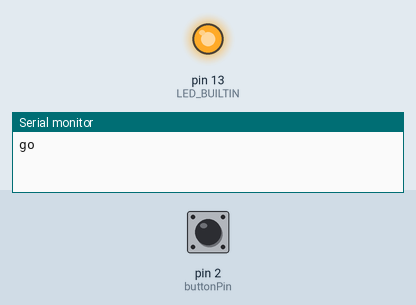
This sketch was run on a simulated Arduino Uno, built with avr-gcc and run on an emulated ATmega328P. On the bench: output pins drawn as LEDs (lit = HIGH), the last lines printed to the serial monitor. The test bench sets the inputs (shaded band); at power-on: pin 2 (buttonPin) HIGH. Random numbers use the default seed unless the sketch sets one.

Above: at 6.6 s.
6.7 s: pin 2 (buttonPin) pulled LOW for 0.2 s
At 8.1 s:
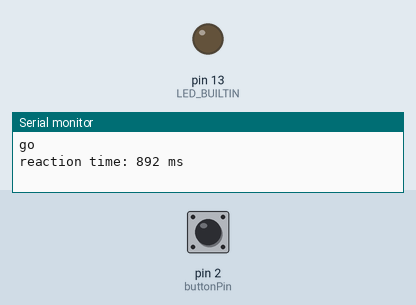
8.4 s: pin 2 (buttonPin) pulled LOW for 1 s
Timing chart, 0 to 16.0 s (numbered marks = the images above; inputs shaded):
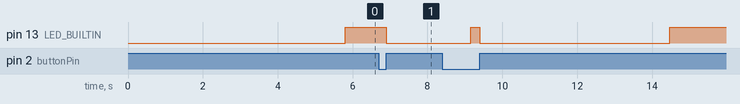

Measured:
- after the input at 6.7 s, pin 13 (LED_BUILTIN): HIGH → LOW after 0.20 s

The sketch:

ReactionTime.ino
```cpp
/*
  Reaction timer
  Crude test of how long it takes a user
  to press a button after an LED is turned on

   created by Tom Igoe
   8 Mar 2020
*/

// I/O pin for the button
const int buttonPin = 2;

// button press count
int count = 0;
// previous state of the button
int lastButtonState = HIGH;

// reaction test start and end
long startTime = 0;
long endTime = 0;
bool timing = false;

void setup() {
  // initialize serial, button and LED:
  Serial.begin(9600);
  pinMode(buttonPin, INPUT_PULLUP);
  pinMode(LED_BUILTIN, OUTPUT);
}

void loop() {
  if (!timing) {
    // random delay from 1-7 secs:
    delay (random(1000, 7000));
    Serial.println("go");
    // set timing flag, LED, and startTime:
    timing = true;
    digitalWrite(LED_BUILTIN, HIGH);
    startTime = millis();
  }

  // read the button:
  int buttonState = digitalRead(buttonPin);
  // if it's changed:
  if (buttonState != lastButtonState) {
    if (buttonState == LOW) {     // if it's pressed:
      endTime = millis();
    }  else {     // if it's released:
      // print the reaction time on release:
      Serial.print("reaction time: ");
      Serial.print(endTime - startTime);
      Serial.println(" ms");
      // reset timing flag and LED:
      timing = false;
      digitalWrite(LED_BUILTIN, LOW);
    }
    // save state for next time:
    lastButtonState = buttonState;
  }

}
```
